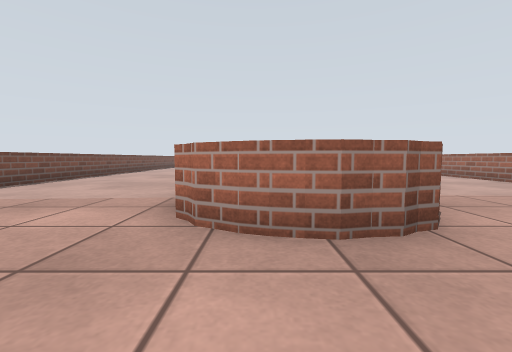
view 1 (above)

13 first-person views from a walk through a robot-simulator world made for Gazebo. The camera is 0.41 m above the floor, tilts 4° down and sees 90° across. The floor is counted in squares, 0.5 m on a side. Each view is taken from the middle of a square. On the plan, view 1 faces up. The plan holds only what a view shows up to about 10 squares ahead; the rest is blank.

view 2
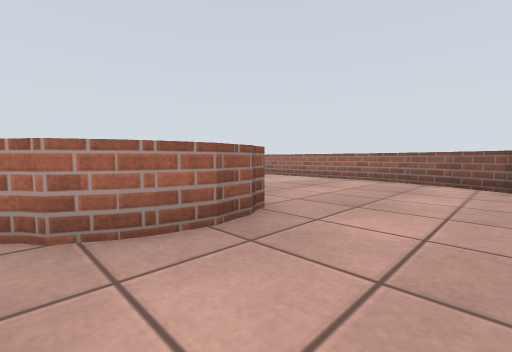

view 3
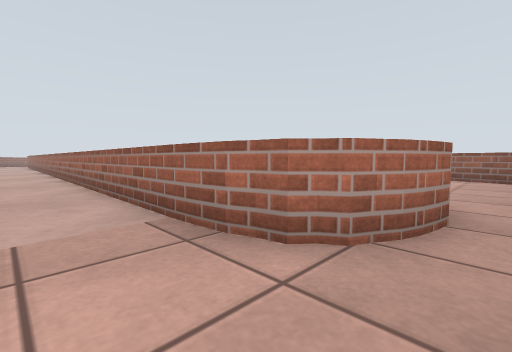

view 4
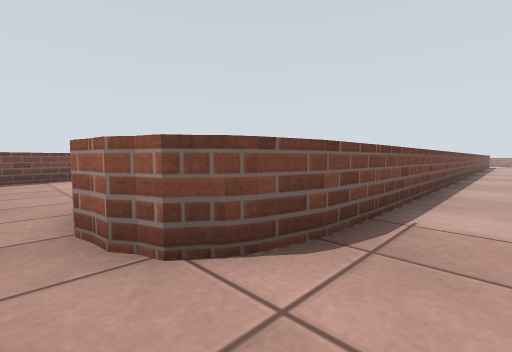

view 5
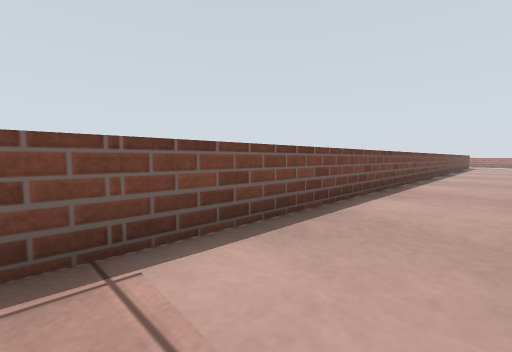

view 6
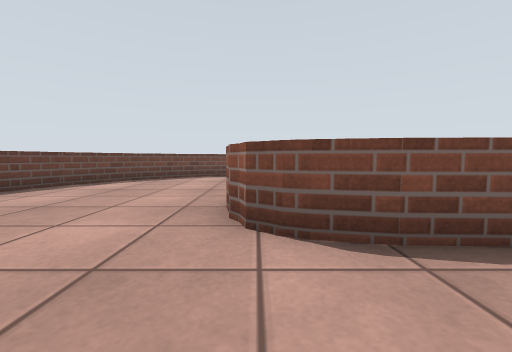

view 7
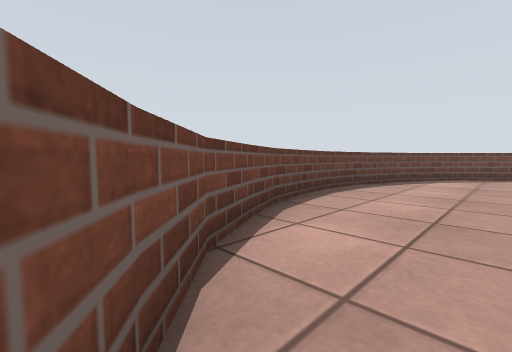

view 8
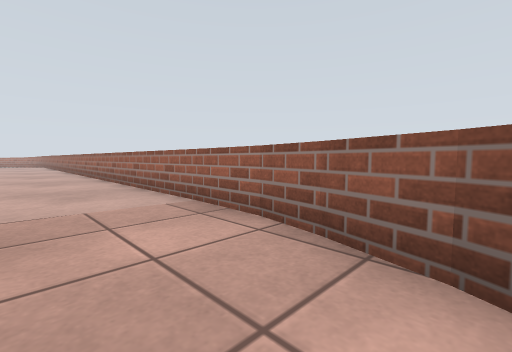

view 9
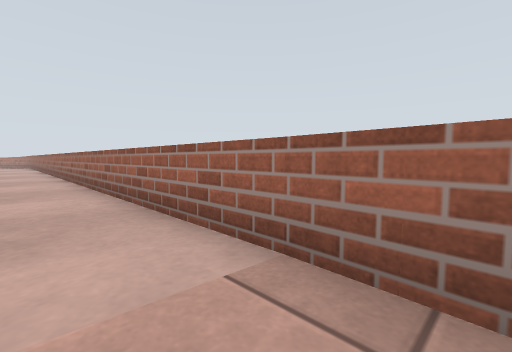

view 10
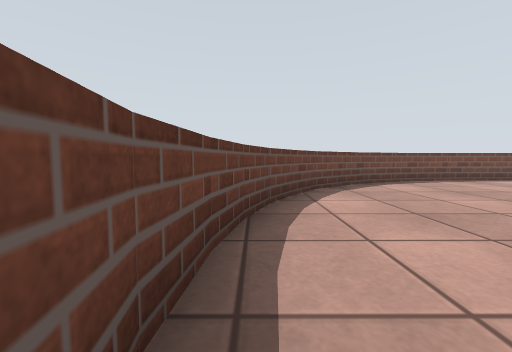

view 11
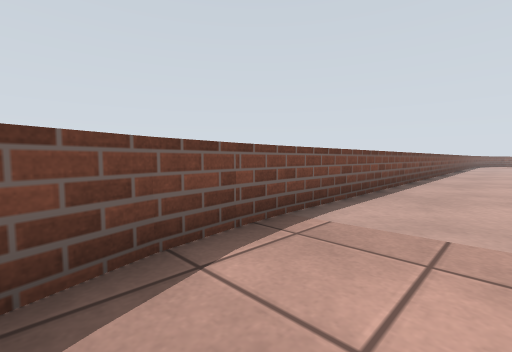

view 12
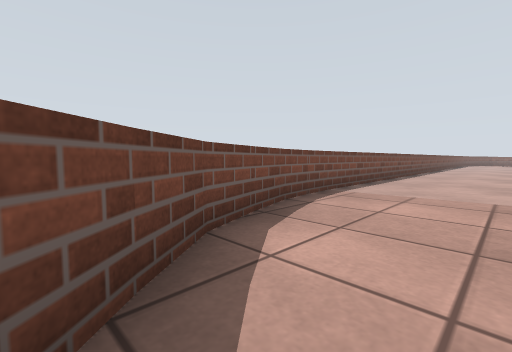

view 13
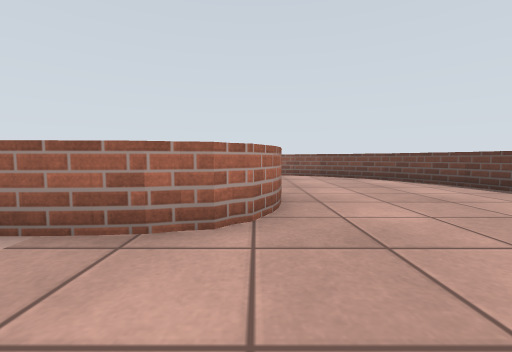

### Floor plan
Points are (right, up) in squares from view 1. A wall is a line through its corners. A room is listed if a view was taken in it or the views show most of it. See-through windows are left out.
Room 1 (views 1, 2, 3, 4, 5, 6, 7, 8, 9, 10, 11, 12, 13)
walls: (2.7, 16.9) (2.7, 4.2); (-7.3, 13.9) (-7.3, 4.9); (2.7, 4.4) (2.5, 3.4); (-1.1, 3.7) (-1.4, 4.4) (-1.4, 14.5); (2.2, 2.8) (0.8, 2.5) (-0.1, 2.7) (-0.8, 3.1) (-0.9, 3.4); (1.9, 2.8) (1.5, 2.6) (1.1, 2.6); (-0.8, 3.2) (-1.2, 3.6) (-1.3, 4.8); (8.6, 3.5) (9.3, 16.5); (8.4, 2.4) (8.6, 3.6); (-7.4, 5) (-7.1, 2.9); (8, 1.2) (8.4, 2.5); (-7.2, 3) (-6.4, 0.5) (-4.7, -1.4); (7.4, 0) (8, 1.3); (6.6, -1) (7.5, 0.2); (-4.8, -1.4) (-3.7, -2.1); (-3.8, -2.1) (-2.6, -2.8); (-2.7, -2.7) (-1.4, -3.2); (-1.5, -3.1) (-0.1, -3.4); (1, -3.5) (3.5, -3.1) (5.7, -1.9) (6.7, -0.9); (-0.3, -3.4) (1.1, -3.5)

Positions as (right, up) in squares from view 1, and headings:
1: (0, 0), facing up
2: (-1, 0), facing up-right
3: (-3, 2), facing up-right
4: (4, 2), facing up-left
5: (5, 5), facing up-left
6: (5, 3), facing left
7: (7, 0), facing down-left
8: (6, 1), facing up-right
9: (7, 4), facing up-right
10: (2, -3), facing left
11: (-5, 2), facing up-left
12: (-4, -1), facing up-left
13: (-4, 3), facing right
